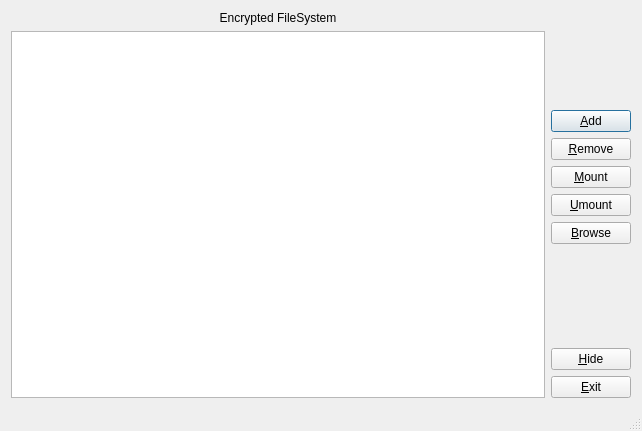
<?xml version="1.0" encoding="UTF-8"?>
<ui version="4.0">
 <class>MainWindow</class>
 <widget class="QMainWindow" name="MainWindow">
  <property name="geometry">
   <rect>
    <x>0</x>
    <y>0</y>
    <width>642</width>
    <height>431</height>
   </rect>
  </property>
  <property name="windowTitle">
   <string notr="true">Plasma-EncFs</string>
  </property>
  <widget class="QWidget" name="centralWidget">
   <layout class="QGridLayout" name="gridLayout_2">
    <item row="0" column="0">
     <layout class="QGridLayout" name="gridLayout">
      <item row="0" column="0">
       <layout class="QHBoxLayout" name="horizontalLayout">
        <item>
         <layout class="QVBoxLayout" name="verticalLayout_2">
          <item>
           <widget class="QLabel" name="label">
            <property name="text">
             <string>Encrypted FileSystem</string>
            </property>
            <property name="alignment">
             <set>Qt::AlignCenter</set>
            </property>
           </widget>
          </item>
          <item>
           <widget class="QTreeView" name="tv">
            <property name="contextMenuPolicy">
             <enum>Qt::ActionsContextMenu</enum>
            </property>
            <property name="editTriggers">
             <set>QAbstractItemView::NoEditTriggers</set>
            </property>
            <property name="alternatingRowColors">
             <bool>true</bool>
            </property>
            <property name="rootIsDecorated">
             <bool>false</bool>
            </property>
           </widget>
          </item>
         </layout>
        </item>
        <item>
         <layout class="QVBoxLayout" name="verticalLayout">
          <item>
           <spacer name="verticalSpacer_2">
            <property name="orientation">
             <enum>Qt::Vertical</enum>
            </property>
            <property name="sizeHint" stdset="0">
             <size>
              <width>20</width>
              <height>40</height>
             </size>
            </property>
           </spacer>
          </item>
          <item>
           <layout class="QVBoxLayout" name="verticalLayout_3">
            <item>
             <widget class="QPushButton" name="pbadd">
              <property name="autoFillBackground">
               <bool>false</bool>
              </property>
              <property name="text">
               <string>&amp;Add</string>
              </property>
              <property name="default">
               <bool>true</bool>
              </property>
              <property name="flat">
               <bool>false</bool>
              </property>
             </widget>
            </item>
            <item>
             <widget class="QPushButton" name="pbrem">
              <property name="text">
               <string>&amp;Remove</string>
              </property>
             </widget>
            </item>
           </layout>
          </item>
          <item>
           <widget class="QPushButton" name="pbmount">
            <property name="layoutDirection">
             <enum>Qt::LeftToRight</enum>
            </property>
            <property name="text">
             <string>&amp;Mount</string>
            </property>
           </widget>
          </item>
          <item>
           <widget class="QPushButton" name="pbumount">
            <property name="text">
             <string>&amp;Umount</string>
            </property>
           </widget>
          </item>
          <item>
           <widget class="QPushButton" name="pbbrowse">
            <property name="text">
             <string>&amp;Browse</string>
            </property>
           </widget>
          </item>
          <item>
           <spacer name="verticalSpacer">
            <property name="orientation">
             <enum>Qt::Vertical</enum>
            </property>
            <property name="sizeHint" stdset="0">
             <size>
              <width>20</width>
              <height>40</height>
             </size>
            </property>
           </spacer>
          </item>
          <item>
           <widget class="QPushButton" name="pbhide">
            <property name="text">
             <string>&amp;Hide</string>
            </property>
           </widget>
          </item>
          <item>
           <widget class="QPushButton" name="pbexit">
            <property name="text">
             <string>&amp;Exit</string>
            </property>
           </widget>
          </item>
         </layout>
        </item>
       </layout>
      </item>
     </layout>
    </item>
   </layout>
  </widget>
  <widget class="QMenuBar" name="menuBar">
   <property name="geometry">
    <rect>
     <x>0</x>
     <y>0</y>
     <width>642</width>
     <height>38</height>
    </rect>
   </property>
   <property name="nativeMenuBar">
    <bool>true</bool>
   </property>
  </widget>
  <widget class="QStatusBar" name="statusBar"/>
  <action name="action_Hide">
   <property name="enabled">
    <bool>true</bool>
   </property>
   <property name="text">
    <string>&amp;Hide / Show</string>
   </property>
   <property name="toolTip">
    <string>Hide / Show</string>
   </property>
  </action>
  <action name="action_Configura">
   <property name="text">
    <string>&amp;Config</string>
   </property>
   <property name="toolTip">
    <string>Config</string>
   </property>
  </action>
  <action name="action_About">
   <property name="text">
    <string>&amp;About</string>
   </property>
   <property name="toolTip">
    <string>About</string>
   </property>
  </action>
  <action name="action_Quit">
   <property name="text">
    <string>&amp;Exit</string>
   </property>
   <property name="toolTip">
    <string>Exit</string>
   </property>
  </action>
 </widget>
 <layoutdefault spacing="6" margin="11"/>
 <resources/>
 <connections>
  <connection>
   <sender>action_Hide</sender>
   <signal>triggered()</signal>
   <receiver>MainWindow</receiver>
   <slot>toggleHideShow()</slot>
   <hints>
    <hint type="sourcelabel">
     <x>-1</x>
     <y>-1</y>
    </hint>
    <hint type="destinationlabel">
     <x>299</x>
     <y>199</y>
    </hint>
   </hints>
  </connection>
  <connection>
   <sender>pbadd</sender>
   <signal>released()</signal>
   <receiver>MainWindow</receiver>
   <slot>pbadd_click()</slot>
   <hints>
    <hint type="sourcelabel">
     <x>590</x>
     <y>191</y>
    </hint>
    <hint type="destinationlabel">
     <x>320</x>
     <y>200</y>
    </hint>
   </hints>
  </connection>
  <connection>
   <sender>pbexit</sender>
   <signal>released()</signal>
   <receiver>action_Quit</receiver>
   <slot>trigger()</slot>
   <hints>
    <hint type="sourcelabel">
     <x>590</x>
     <y>362</y>
    </hint>
    <hint type="destinationlabel">
     <x>-1</x>
     <y>-1</y>
    </hint>
   </hints>
  </connection>
  <connection>
   <sender>pbhide</sender>
   <signal>released()</signal>
   <receiver>action_Hide</receiver>
   <slot>trigger()</slot>
   <hints>
    <hint type="sourcelabel">
     <x>589</x>
     <y>334</y>
    </hint>
    <hint type="destinationlabel">
     <x>-1</x>
     <y>-1</y>
    </hint>
   </hints>
  </connection>
  <connection>
   <sender>pbrem</sender>
   <signal>released()</signal>
   <receiver>MainWindow</receiver>
   <slot>pbrem_click()</slot>
   <hints>
    <hint type="sourcelabel">
     <x>589</x>
     <y>191</y>
    </hint>
    <hint type="destinationlabel">
     <x>320</x>
     <y>200</y>
    </hint>
   </hints>
  </connection>
  <connection>
   <sender>pbmount</sender>
   <signal>released()</signal>
   <receiver>MainWindow</receiver>
   <slot>pbmount_click()</slot>
   <hints>
    <hint type="sourcelabel">
     <x>589</x>
     <y>192</y>
    </hint>
    <hint type="destinationlabel">
     <x>320</x>
     <y>200</y>
    </hint>
   </hints>
  </connection>
  <connection>
   <sender>pbumount</sender>
   <signal>released()</signal>
   <receiver>MainWindow</receiver>
   <slot>pbumount_click()</slot>
   <hints>
    <hint type="sourcelabel">
     <x>589</x>
     <y>220</y>
    </hint>
    <hint type="destinationlabel">
     <x>320</x>
     <y>200</y>
    </hint>
   </hints>
  </connection>
  <connection>
   <sender>action_About</sender>
   <signal>triggered()</signal>
   <receiver>MainWindow</receiver>
   <slot>showabout()</slot>
   <hints>
    <hint type="sourcelabel">
     <x>-1</x>
     <y>-1</y>
    </hint>
    <hint type="destinationlabel">
     <x>320</x>
     <y>200</y>
    </hint>
   </hints>
  </connection>
  <connection>
   <sender>action_Configura</sender>
   <signal>triggered()</signal>
   <receiver>MainWindow</receiver>
   <slot>showconfig()</slot>
   <hints>
    <hint type="sourcelabel">
     <x>-1</x>
     <y>-1</y>
    </hint>
    <hint type="destinationlabel">
     <x>320</x>
     <y>200</y>
    </hint>
   </hints>
  </connection>
  <connection>
   <sender>pbbrowse</sender>
   <signal>released()</signal>
   <receiver>MainWindow</receiver>
   <slot>pbbrowse_click()</slot>
   <hints>
    <hint type="sourcelabel">
     <x>593</x>
     <y>234</y>
    </hint>
    <hint type="destinationlabel">
     <x>320</x>
     <y>200</y>
    </hint>
   </hints>
  </connection>
 </connections>
 <slots>
  <slot>toggleHideShow()</slot>
  <slot>pbadd_click()</slot>
  <slot>pbrem_click()</slot>
  <slot>pbmount_click()</slot>
  <slot>pbumount_click()</slot>
  <slot>showabout()</slot>
  <slot>showconfig()</slot>
  <slot>pbbrowse_click()</slot>
 </slots>
</ui>
